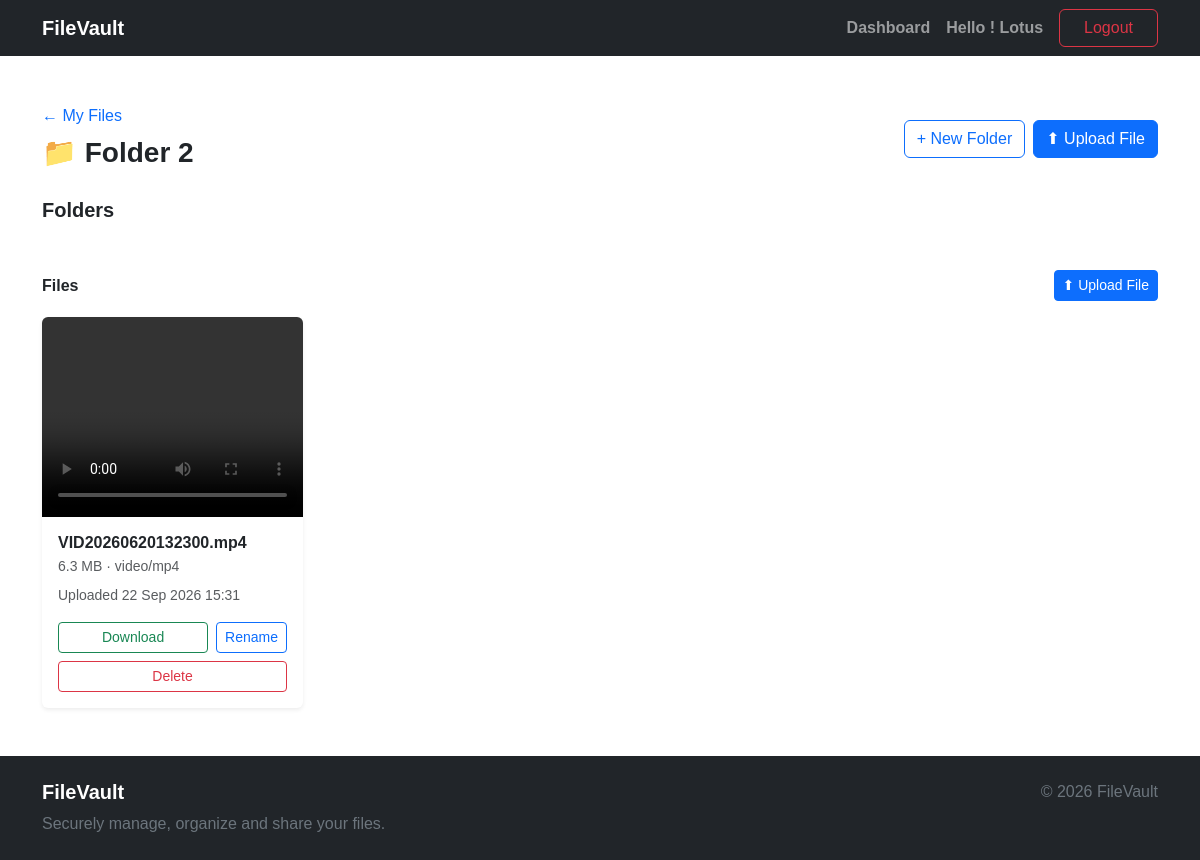
The app's page /storage/folder/2/ (signed in) with its own data.
### storage/models.py (models this page shows, shortened)
class Folder(models.Model):
      owner = models.ForeignKey(
            settings.AUTH_USER_MODEL,
            on_delete = models.CASCADE,
            related_name= 'folders'
      )
      name = models.CharField(max_length=255)
      parent = models.ForeignKey(
            "self",
            on_delete= models.CASCADE,
            null=True,
            blank=True,
            related_name="children"
      )
      created_at = models.DateTimeField(auto_now_add=True)
      updated_at = models.DateTimeField(auto_now=True)
      class Meta:
            ordering = ['name']

class File(models.Model):
      owner = models.ForeignKey(
            settings.AUTH_USER_MODEL,
            on_delete= models.CASCADE,
            related_name= "files",
      )
      folder = models.ForeignKey(
            Folder,
            on_delete= models.CASCADE,
            related_name= "files",
      )
      file = models.FileField(upload_to="uploads/")
      original_name = models.CharField(max_length=255)
      file_type = models.CharField(max_length=100, blank=True)
      size = models.PositiveBigIntegerField(default=0)
      uploaded_at = models.DateTimeField(auto_now_add=True)
      class Meta:
            ordering = ["-uploaded_at"]

### storage/views.py (the view)
# urls.py: path("folder/<int:pk>/",FolderDetailView.as_view(),name="folder-detail",),
class FolderDetailView(LoginRequiredMixin, DetailView):
      model = Folder
      template_name = "storage/folder_details.html"
      context_object_name = "folder"
      def get_queryset(self):
            return Folder.objects.filter(owner = self.request.user)
      def get_context_data(self, **kwargs):
            context = super().get_context_data(**kwargs)
            context["subfolders"] = self.object.children.filter(
                  owner=self.request.user
            ).order_by("name")
            context["files"] = self.object.files.filter(
                  owner=self.request.user
            ).order_by("-uploaded_at")
            return context

### storage/templates/storage/folder_details.html (shortened to what this page needs)
{% extends "base.html" %}
{% block content %}
<div class="container py-5">
      <div class="d-flex justify-content-between align-items-center mb-4">
            <div>
                  <a href="{% url 'storage:dashboard' %}" class="text-decoration-none">
                        ← My Files
                  </a>
                  <h3 class="fw-bold mt-2 mb-1">
                        📁 {{ folder.name }}
                  </h3>
            </div>
            <div class="d-flex gap-2">
                  <a href="{% url 'storage:folder-create' %}?parent={{ folder.pk }}" class="btn btn-outline-primary">
                        + New Folder
                  </a>
                  <a href="{% url 'storage:file-upload' folder.id %}" class="btn btn-primary">
                        ⬆ Upload File
                  </a>
            </div>
      </div>
      <div class="mb-5">
            <h5 class="fw-bold mb-3">
                  Folders
            </h5>
      </div>
      <div>
            <div class="d-flex justify-content-between align-items-center mb-3">
                  <h6 class="fw-bold mb-0">
                        Files
                  </h6>
                  <a href="{% url 'storage:file-upload' folder.id %}" class="btn btn-primary btn-sm">
                        ⬆ Upload File
                  </a>
            </div>
            {% if files %}
            <div class="row g-4">
                  {% for file in files %}
                  <div class="col-sm-6 col-lg-4 col-xl-3">
                        <div class="card h-100 border-0 shadow-sm overflow-hidden">
                              <div class="bg-light d-flex align-items-center justify-content-center"
                                    style="height: 200px;">
                                    {% if "image/" in file.file_type %}
                                    <img src="{{ file.file.url }}" alt="{{ file.original_name }}" class="w-100 h-100"
                                          style="object-fit: cover;">
                                    {% elif file.file_type == "application/pdf" %}
                                    <iframe src="{{ file.file.url }}" width="100%" height="200" style="border: none;">
                                    </iframe>
                                    {% elif "video/" in file.file_type %}
                                    <video controls class="w-100 h-100" style="object-fit: contain;">
                                          <source src="{{ file.file.url }}" type="{{ file.file_type }}">
                                    </video>
                                    {% endif %}
                              </div>
                              <div class="card-body">
                                    <h6 class="fw-semibold text-truncate mb-1" title="{{ file.original_name }}">
                                          {{ file.original_name }}
                                    </h6>
                                    <p class="text-muted small mb-2">
                                          {{ file.size|filesizeformat }}
                                          {% if file.file_type %}
                                          · {{ file.file_type }}
                                          {% endif %}
                                    </p>
                                    <p class="text-muted small mb-3">
                                          Uploaded
                                          {{ file.uploaded_at|date:"d M Y H:i" }}
                                    </p>
                                    <div class="d-flex gap-2">
                                          <a href="{{ file.file.url }}" class="btn btn-sm btn-outline-success flex-fill"
                                                download>
                                                Download
                                          </a>
                                          <a href="{% url 'storage:file-rename' file.pk %}"
                                                class="btn btn-sm btn-outline-primary">
                                                Rename
                                          </a>
                                    </div>
                                    <a href="{% url 'storage:file-delete' file.pk %}"
                                          class="btn btn-sm btn-outline-danger w-100 mt-2">
                                          Delete
                                    </a>
                              </div>
                        </div>
                  </div>
                  {% endfor %}
            </div>
            {% endif %}
      </div>
</div>
{% endblock %}

### templates/base.html (shortened to what this page needs)
<!DOCTYPE html>
<html lang="en">
<head>
      <link href="https://cdn.jsdelivr.net/npm/bootstrap@5.3.8/dist/css/bootstrap.min.css" rel="stylesheet">
      {% load static %}
      <link rel="stylesheet" href="{% static 'css/style.css' %}">
</head>
<body class="d-flex flex-column min-vh-100">
      <nav class="navbar navbar-expand-lg navbar-dark bg-dark">
            <div class="container">
                  <a class="navbar-brand fw-bold" href="{% url 'home' %}">FileVault</a>
                  <div class="collapse navbar-collapse" id="mainNavbar">
                        <ul class="navbar-nav ms-auto align-items-lg-center">
                              {% if not user.is_authenticated %}
                              <li class="nav-item">
                                    <a class="nav-link" href="{% url 'accounts:login' %}"> Login </a>
                              </li>
                              <li class="nav-item ms-lg-2">
                                    <a class="btn btn-primary px-4" href="{% url 'accounts:register' %}">
                                          Register
                                    </a>
                              </li>
                              {% else %}
                              <li class="nav-item">
                                    <a class="nav-link fw-bold" href="{% url 'storage:dashboard' %}">
                                          Dashboard
                                    </a>
                              </li>
                              <li class="nav-item">
                                    <a class="nav-link fw-bold" href="#">
                                          Hello ! {{ user.username }}
                                    </a>
                              </li>
                              <li class="nav-item ms-lg-2">
                                    <form method="post" action="{% url 'accounts:logout' %}" class="d-inline">
                                          <button type="submit" class="btn btn-outline-danger px-4">
                                                Logout
                                          </button>
                                    </form>
                              </li>
                              {% endif %}
                        </ul>
                  </div>
            </div>
      </nav>
      <main class="flex-grow-1">
            {% block content %}
            {% endblock %}
      </main>
      <footer class="bg-dark text-white mt-auto">
            <div class="container py-4">
                  <div class="row">
                        <div class="col-md-6">
                              <h5 class="fw-bold">
                                    FileVault
                              </h5>
                              <p class="text-secondary mb-0">
                                    Securely manage, organize and share
                                    your files.
                              </p>
                        </div>
                        <div class="col-md-6 text-md-end">
                              <p class="text-secondary mb-0">
                                    © 2026 FileVault
                              </p>
                        </div>
                  </div>
            </div>
      </footer>
</body>
</html>

### static/css/style.css (style rules this page uses)
body { font-family: Arial, sans-serif; }

### records on screen
Folder: name "Folder 2"
File: original_name "VID20260620132300.mp4", size|filesizeformat "6.3 MB", file_type "video/mp4", uploaded_at "22 Sep 2026 15:31"

### other values on screen
{{ user.username }} "Lotus"
